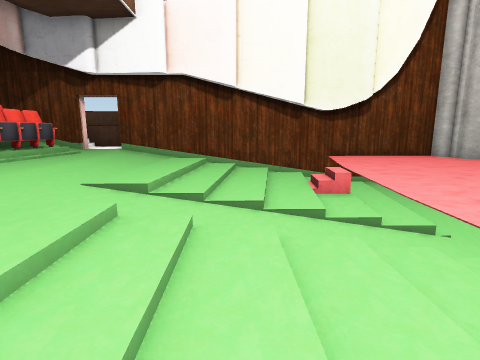
[1] (above)

16 first-person views from a walk through a scene from a Unity 3-D project. The camera is 1.2 m above the floor, tilts 10° down and sees 80° across. Doors are open. The floor is counted in squares, 1 m on a side. Each view is taken from the middle of a square. On the plan, view 1 faces up. The plan holds only what a view shows up to about 13 squares ahead; the rest is blank. The place goes on beyond the plan. Some animated figures are not drawn. Some surface patterns are stand-ins.

[2]
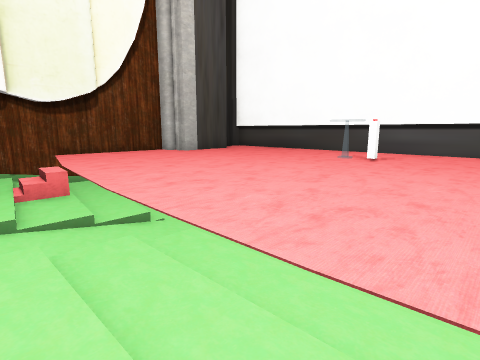

[3]
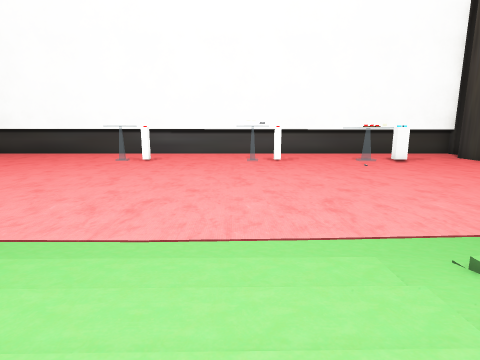

[4]
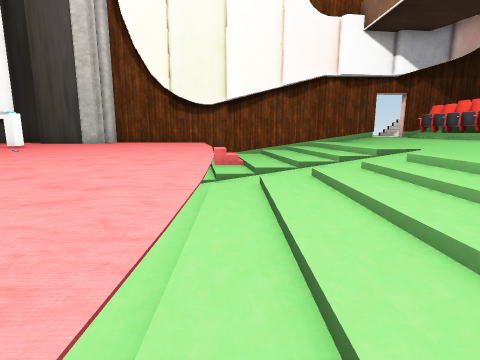

[5]
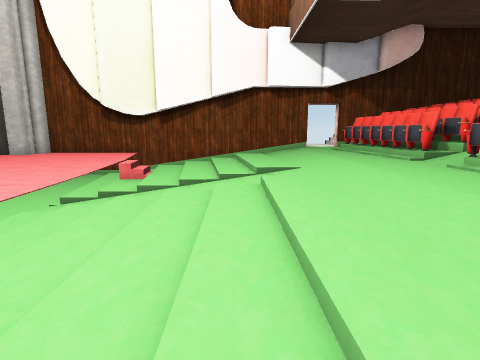

[6]
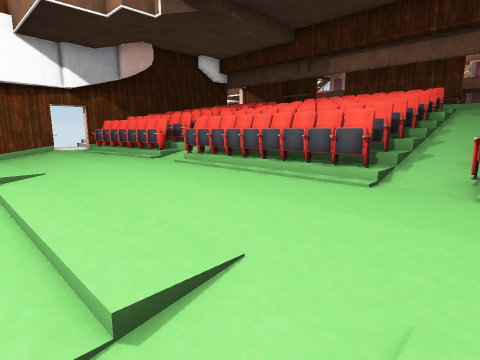

[7]
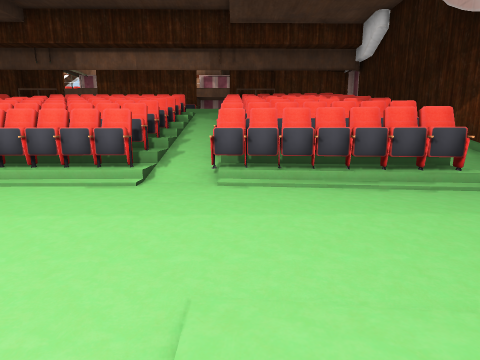

[8]
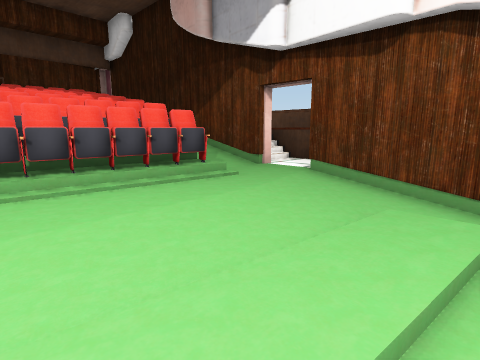

[9]
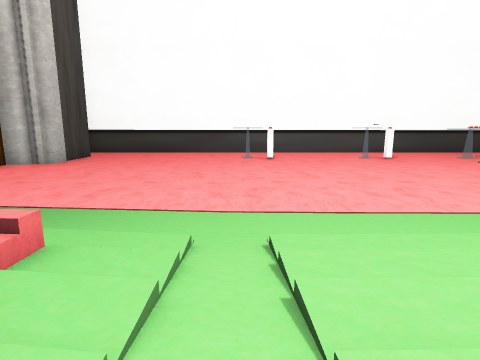

[10]
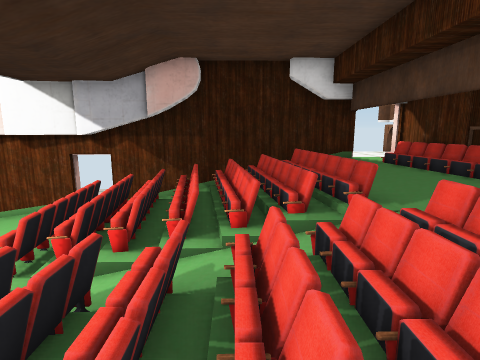

[11]
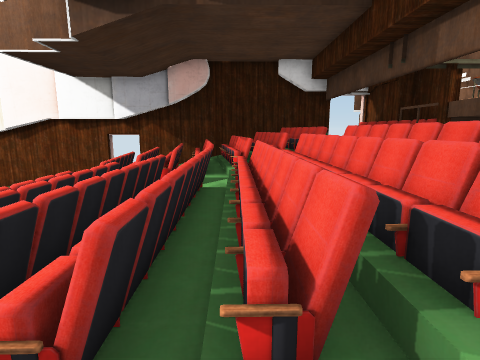

[12]
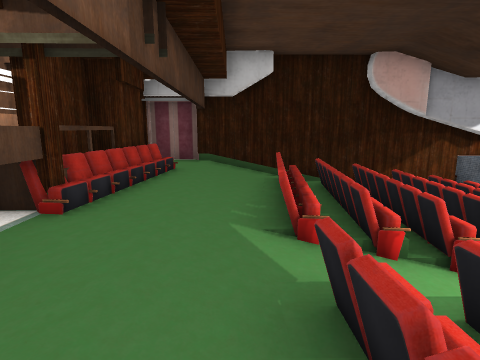

[13]
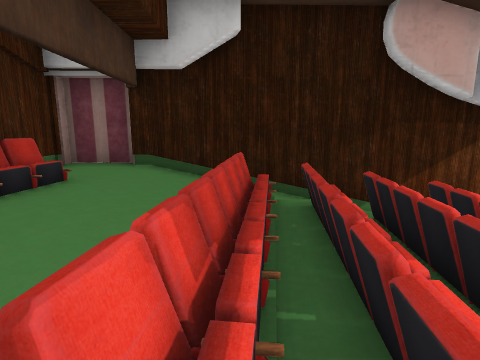

[14]
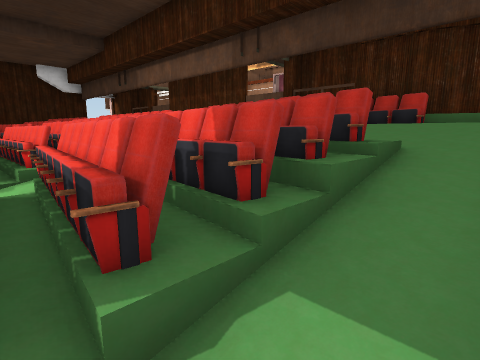

[15]
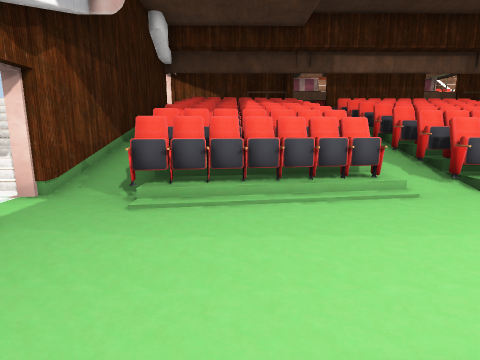

[16]
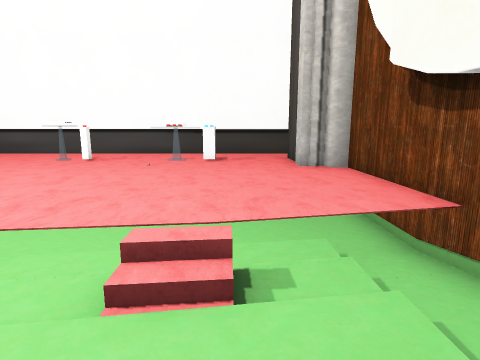

### Floor plan
Key: @ floor where view 1 was taken; # wall or solid block; . main floor; : floor 0.25 m higher than the main floor; + floor 0.5 m higher than the main floor; - floor 0.5 m lower than the main floor; _ floor 0.75 m lower than the main floor; * floor 1 m higher than the main floor; % floor 1.75 m higher than the main floor; & floor 2 m higher than the main floor; / step, stairs or slope; D open door; = window, fence, low wall or low ledge; O other object.
Columns run from 16 left of view 1 to 12 right of it. Each row starts with its distance up from view 1.
 12          //:#
 11 DD#####DDDDD#############   #
 10 #&#%/////+/::///   =....###.#
  9 #&#%///////::///////........#
  8 ###%=======::../////........#
  7  ##%======#::..////.........#
  6   #%====###::..////.........#
  5   #%=====##::..////.........#
  4   #%//////::://///_...... ..#
  3   #%=////==::..///-...... ..#
  2   #%&=/====::..///-.........#
  1   #%==/====::..///-.........#
  0   # ======#::../@/-...... ..#
 -1   # ======#::..///-...... ..#
 -2   # =======::./////......O..#
 -3   #%///////::./////...... ..#
 -4   #%=======::../////..... ..#
 -5   #%======#::../////..... ..#
 -6   #%=====##::../////........#
 -7   # ====##==:../////........#
 -8   #  ==*//::://   /_....###.#
 -9   ######DD#DD############ ###
-10           /D

Positions as (right, up) in squares from view 1, and headings:
1: (0, 0), facing up
2: (1, 0), facing up-right
3: (0, 0), facing right
4: (2, 4), facing down
5: (-1, 4), facing down
6: (-1, 5), facing down-left
7: (-1, 5), facing left
8: (-1, 5), facing up-left
9: (-1, 4), facing right
10: (-10, 1), facing down
11: (-10, 4), facing down
12: (-13, 1), facing up
13: (-12, 4), facing up
14: (-8, 10), facing down-left
15: (-1, -6), facing left
16: (0, -6), facing right
